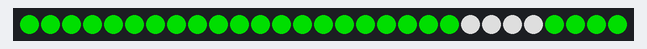
The sketch below on a simulated ATtiny85, built with avr-gcc and run on an emulated ATtiny85. On the bench: 29 RGB LEDs in strip order, left to right. Dim RGB values are drawn brighter than linear; random numbers use the default seed unless the sketch sets one.

Above: at 0.4 s.
At 5.5 s:
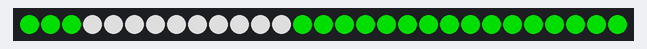
At 10.5 s:
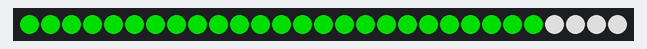
At 30.6 s:
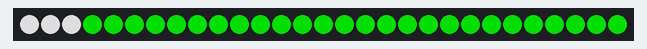
At 35.6 s:
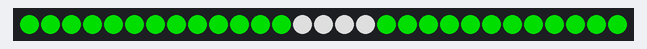

Measured:
- what the display in image 0 shows lasts 5.0 s, from 0.4 s to 5.4 s

The sketch:

work_tcwsyn.ino
```cpp
#include <Adafruit_NeoPixel.h>
#ifdef __AVR__
#include <avr/power.h>
#endif

#define PIN 3

#define NUM_LEDS 29

#define BRIGHTNESS 155

int wordNumber = 0;

int currentSelection = 4; // keeps track of word selected and starts with "computer"
int previousSelection = 0;

unsigned long timer = 5000; // wait 5 seconds before changing selection

//unsigned long timer = 86400000; // wait one day before changing selection

Adafruit_NeoPixel strip = Adafruit_NeoPixel(NUM_LEDS, PIN, NEO_GRBW + NEO_KHZ800);

byte neopix_gamma[] = {
  0,  0,  0,  0,  0,  0,  0,  0,  0,  0,  0,  0,  0,  0,  0,  0,
  0,  0,  0,  0,  0,  0,  0,  0,  0,  0,  0,  0,  1,  1,  1,  1,
  1,  1,  1,  1,  1,  1,  1,  1,  1,  2,  2,  2,  2,  2,  2,  2,
  2,  3,  3,  3,  3,  3,  3,  3,  4,  4,  4,  4,  4,  5,  5,  5,
  5,  6,  6,  6,  6,  7,  7,  7,  7,  8,  8,  8,  9,  9,  9, 10,
  10, 10, 11, 11, 11, 12, 12, 13, 13, 13, 14, 14, 15, 15, 16, 16,
  17, 17, 18, 18, 19, 19, 20, 20, 21, 21, 22, 22, 23, 24, 24, 25,
  25, 26, 27, 27, 28, 29, 29, 30, 31, 32, 32, 33, 34, 35, 35, 36,
  37, 38, 39, 39, 40, 41, 42, 43, 44, 45, 46, 47, 48, 49, 50, 50,
  51, 52, 54, 55, 56, 57, 58, 59, 60, 61, 62, 63, 64, 66, 67, 68,
  69, 70, 72, 73, 74, 75, 77, 78, 79, 81, 82, 83, 85, 86, 87, 89,
  90, 92, 93, 95, 96, 98, 99, 101, 102, 104, 105, 107, 109, 110, 112, 114,
  115, 117, 119, 120, 122, 124, 126, 127, 129, 131, 133, 135, 137, 138, 140, 142,
  144, 146, 148, 150, 152, 154, 156, 158, 160, 162, 164, 167, 169, 171, 173, 175,
  177, 180, 182, 184, 186, 189, 191, 193, 196, 198, 200, 203, 205, 208, 210, 213,
  215, 218, 220, 223, 225, 228, 231, 233, 236, 239, 241, 244, 247, 249, 252, 255
};

const int words[][2] = {
  {  0, 3 },  //  1st LED position of the word  , last position of the word
  {  3, 13 },
  { 13, 17 },
  { 17, 21 },
  { 21, 25 },
  { 25, 29 }
};

void setup() {
  // This is for Trinket 5V 16MHz, you can remove these three lines if you are not using a Trinket
#if defined (__AVR_ATtiny85__)
  if (F_CPU == 16000000) clock_prescale_set(clock_div_1);
#endif
  // End of trinket special code
  strip.setBrightness(BRIGHTNESS);
  strip.begin();
  strip.show(); // Initialize all pixels to 'off'
  testPattern();
  fullBlue(5);
}

void loop() {

  highlightWord(5);
  delay(timer);
}

void highlightWord(uint8_t wait) {

  if (currentSelection == previousSelection) {
    currentSelection = random(6);
  }

  //change previous word to blue
  for (uint16_t i = words[previousSelection][0]; i < words[previousSelection][1]; i++) {
    strip.setPixelColor(i, strip.Color(0, 255, 0, 0 ) );
    strip.show();
  }

  //change current word to white
  for (uint16_t i = words[currentSelection][0]; i < words[currentSelection][1]; i++) {
    strip.setPixelColor(i, strip.Color(0, 0, 0, 255 ) );
    strip.show();
  }

  // select a new word for next time
  previousSelection = currentSelection;
  currentSelection = random(6);
}

void testPattern() {
  for (uint16_t i = 0; i < strip.numPixels(); i++) {
    strip.setPixelColor(i, strip.Color(0, 0, 0, 255 ) ); // R, G, B, W
    strip.setPixelColor(i - 1, strip.Color(0, 0, 0, 0 ) );
    strip.show();
    delay(10);
  }
  strip.setPixelColor(strip.numPixels() - 1, strip.Color(0, 0, 0, 0 ) );
  strip.show();
}

void fullBlue(uint16_t wait) {

  for (uint16_t i = 0; i < strip.numPixels(); i++) {
    strip.setPixelColor(i, strip.Color(0, 255, 0, 0 ) ); // R, G, B, W
  }
  strip.show();
  delay(wait);
}
```
